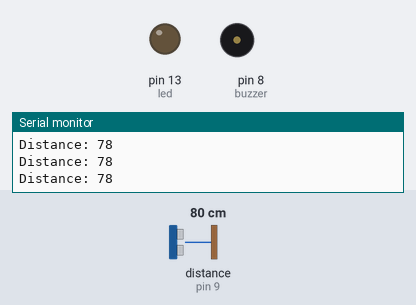
A sketch run on a simulated Arduino Uno, built with avr-gcc and run on an emulated ATmega328P. Shown: output pins drawn as LEDs (lit = HIGH), buzzer (waves = sounding), the last lines printed to the serial monitor. Wiring (inferred from the names in the program): ultrasonic range finder: trigger pin 9; echo pin 9. The test bench sets the inputs (shaded band); at power-on: distance to the obstacle (sensor on pin 9) 80 cm. The echo pulse lasts 58.3 µs per cm.

Above: at 1.2 s.
1.3 s: distance to the obstacle (sensor on pin 9) set to 56 cm
4.3 s: distance to the obstacle (sensor on pin 9) set to 47 cm
At 5.0 s:
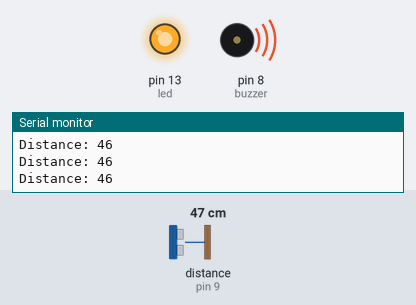
5.9 s: distance to the obstacle (sensor on pin 9) set to 60 cm
At 7.0 s:
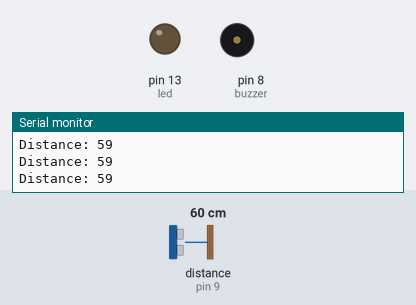
7.4 s: distance to the obstacle (sensor on pin 9) set to 2 cm
At 7.9 s:
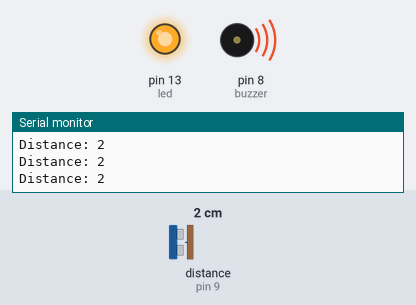
Timing chart, 0 to 9.9 s (numbered marks = the images above; inputs shaded):
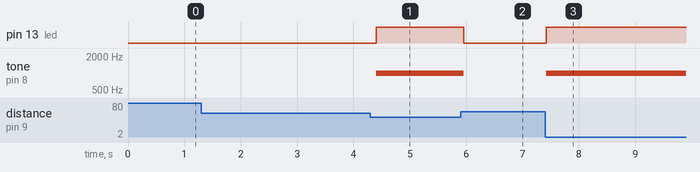

Measured:
- the behaviour switches between 52 and 51 cm on distance to the obstacle (sensor on pin 9) (found by bisection; images 0 and 1)
- after the input at 4.3 s, pin 13 (led): LOW → HIGH after 0.10 s; tone on pin 8 (buzzer): silent → 1000 Hz after 0.10 s
- after the input at 5.9 s, pin 13 (led): HIGH → LOW after 0.06 s; tone on pin 8 (buzzer): 1000 Hz → silent after 0.06 s
- after the input at 7.4 s, pin 13 (led): LOW → HIGH at once; tone on pin 8 (buzzer): silent → 1000 Hz at once

The sketch:

smart_distance_safety_system1.ino
```cpp
const int sigPin = 9; // Both Trig and Echo are now on Pin 9
const int buzzer = 8;
const int led = 13;

long duration;
int distance;

void setup() {
  pinMode(buzzer, OUTPUT);
  pinMode(led, OUTPUT);
  Serial.begin(9600);
}

void loop() {
  // 1. Set pin to OUTPUT to send the trigger pulse
  pinMode(sigPin, OUTPUT);
  digitalWrite(sigPin, LOW);
  delayMicroseconds(2);
  digitalWrite(sigPin, HIGH);
  delayMicroseconds(5); // 3-pin sensors usually need 5-10us pulse
  digitalWrite(sigPin, LOW);

  // 2. Set pin to INPUT to listen for the echo
  pinMode(sigPin, INPUT);
  duration = pulseIn(sigPin, HIGH);

  // 3. Calculate distance
  distance = duration * 0.034 / 2;

  Serial.print("Distance: ");
  Serial.println(distance);

  // 4. Alert Logic
  if (distance <= 50 && distance > 0) {
    digitalWrite(led, HIGH);
    tone(buzzer, 1000);
  } else {
    digitalWrite(led, LOW);
    noTone(buzzer);
  }
  delay(100);
}
```
